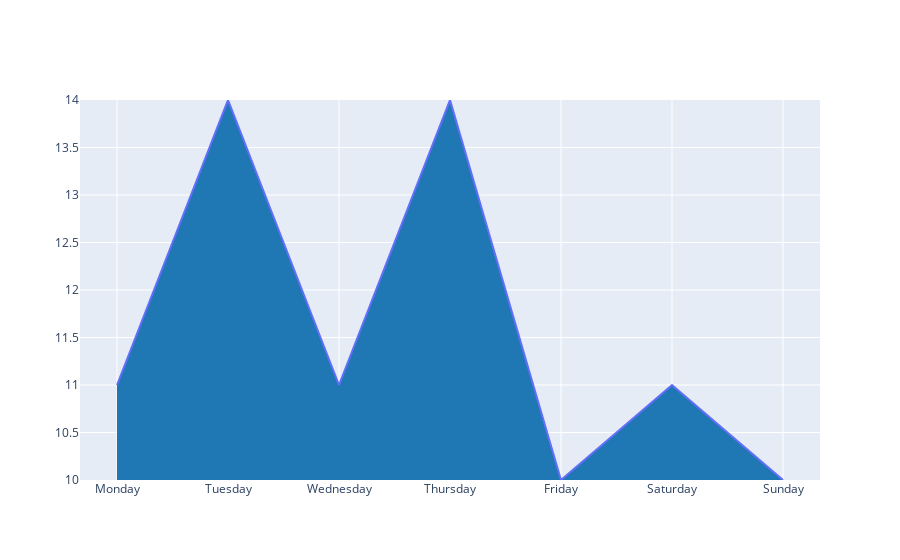

The notebook cell this image was saved under:
### Markdown cell above
## Filling

### Code cell
trace = go.Scatter(x = days,
                   y = sales,
                   fill = "tozerox",
                   fillcolor = "#1f77b4",
                  mode = "lines")

data = [trace]

# iplot({"data":data}) # old way of doing things in Jupyter Notebook!
pio.show({"data": data})

### Figure 1 — Plotly figure (JSON) as saved in the notebook; plotly's stock layout.template omitted (floating-point values rounded to 4 significant figures)
{"data": [{"fill": "tozerox", "fillcolor": "#1f77b4", "mode": "lines", "type": "scatter", "x": ["Monday", "Tuesday", "Wednesday", "Thursday", "Friday", "Saturday", "Sunday"], "y": [11, 14, 11, 14, 10, 11, 10]}], "layout": {"autosize": true, "xaxis": {"autorange": true, "range": [-0.3333, 6.333], "type": "category"}, "yaxis": {"autorange": true, "range": [10, 14], "type": "linear"}}}
